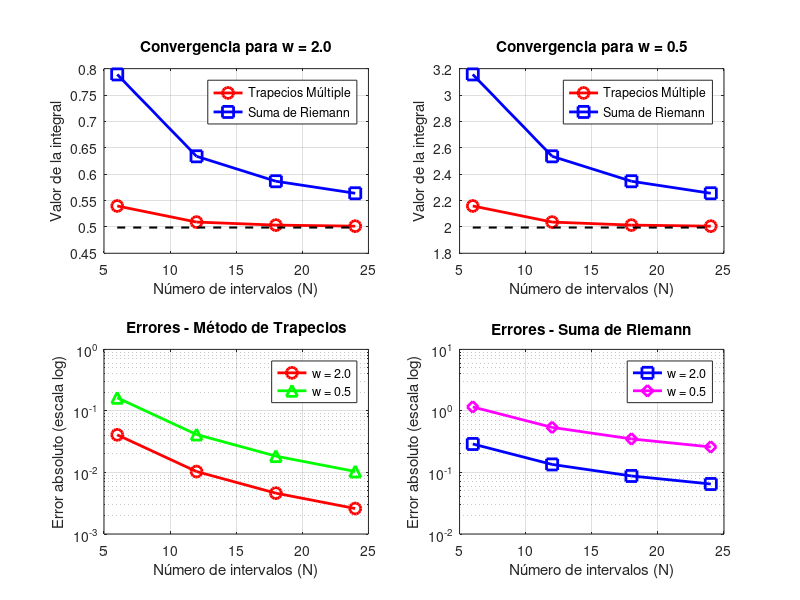
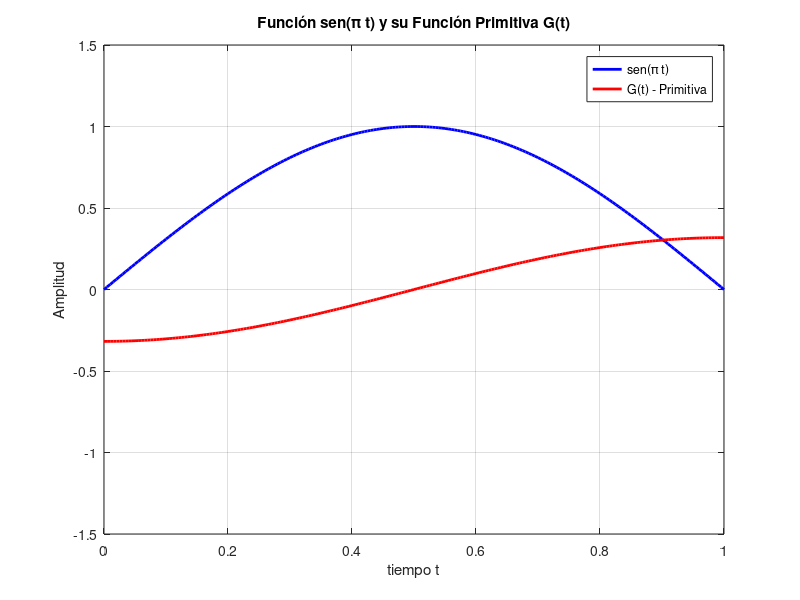
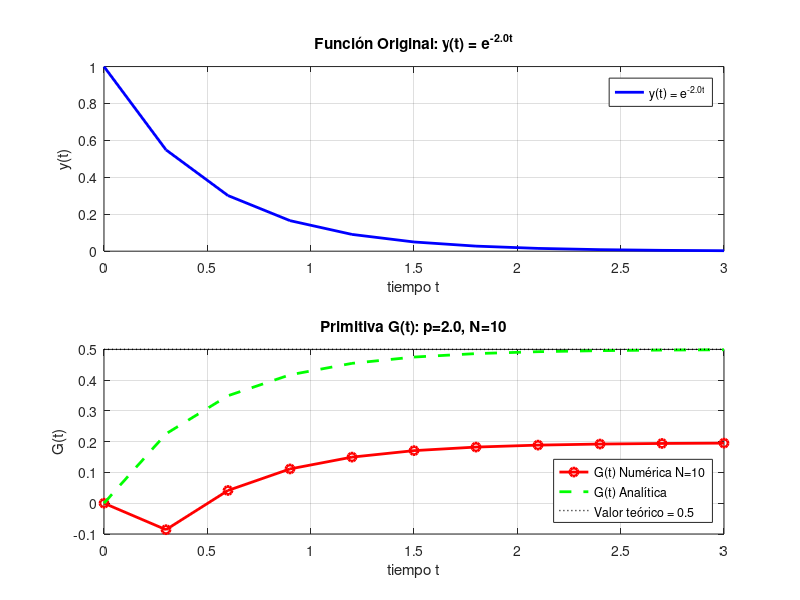
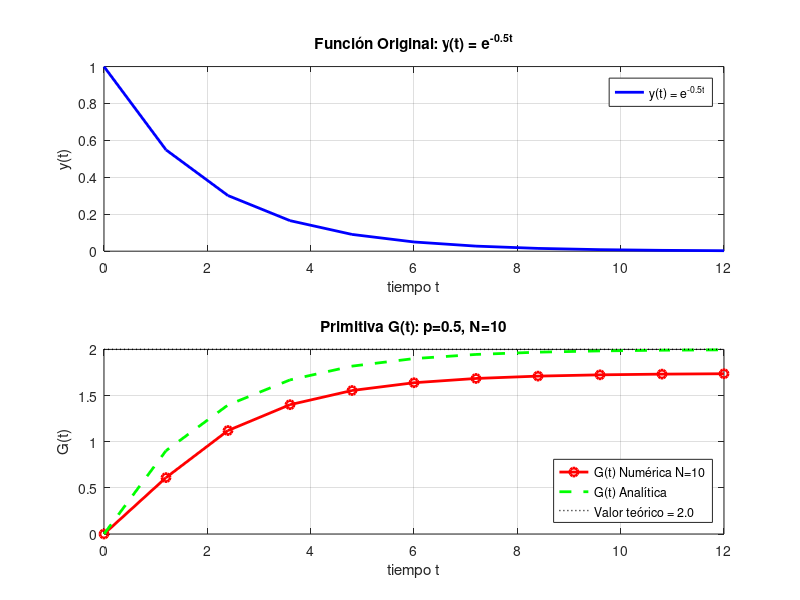

These figures' MATLAB source, in order:
% Trabajo Práctico N°1 - Integración Numérica
% Ejercicio 1: Regla del Trapecio

function TP1
    clear; clc; close all;

    % Función a integrar: sin(πt)
    f = @(t) sin(pi*t);

    a = 0;
    b = 0.5;

    % Valores de n (número de subdivisiones)
    valores_n = [10, 20, 40, 80];

    fprintf('=== EJERCICIO 1: REGLA DEL TRAPECIO ===\n');
    fprintf('Integración de sen(πt) en 1/4 del período\n\n');

    % ∫[0,0.5] sen(πt)dt = [-cos(πt)/π] desde 0 hasta 0.5 = 1/π
    integral_exacta = 1/pi;

    fprintf('Función: sin(πt)\n');
    fprintf('Intervalo: [%.1f, %.1f]\n', a, b);
    fprintf('Integral exacta: 1/π = %.8f\n\n', integral_exacta);

    % TABLA 1: SUMA DE RIEMANN (Im)
    fprintf('TABLA 1: SUMA DE RIEMANN (Im)\n');
    fprintf('%-5s %-8s %-15s %-12s %-10s %-10s %-10s\n', 'N', 'Δt', 'Im(Δt)', 'Error', 'Log(Δt)', 'Log(Er)', 'Pendiente');
    fprintf('%-5s %-8s %-15s %-12s %-10s %-10s %-10s\n', '---', '-----', '-------', '-----', '-------', '-------', '--------');

    % Vectores para almacenar resultados de Riemann
    delta_t_r = zeros(1, length(valores_n));
    errores_r = zeros(1, length(valores_n));

    for i = 1:length(valores_n)
        n = valores_n(i);
        dt = (b-a)/n;  % Δt
        resultado_riemann = suma_riemann(f, a, b, n);
        error_riemann = abs(resultado_riemann - integral_exacta);

        delta_t_r(i) = dt;
        errores_r(i) = error_riemann;

        % Calcular logaritmos
        log_dt = log10(dt);
        log_er = log10(error_riemann);

        % Calcular pendiente (orden de error) con el punto anterior
        if i > 1
            pendiente = (log_er - log10(errores_r(i-1))) / (log_dt - log10(delta_t_r(i-1)));
            fprintf('%-5d %-8.5f %-15.8f %-12.6f %-10.5f %-10.5f %-10.6f\n', n, dt, resultado_riemann, error_riemann, log_dt, log_er, pendiente);
        else
            fprintf('%-5d %-8.5f %-15.8f %-12.6f %-10.5f %-10.5f %-10s\n', n, dt, resultado_riemann, error_riemann, log_dt, log_er, '---');
        end
    end

    fprintf('\n');

    % TABLA 2: TRAPECIOS MÚLTIPLE (ITrap)
    fprintf('TABLA 2: TRAPECIOS MÚLTIPLE (ITrap)\n');
    fprintf('%-5s %-8s %-15s %-12s %-10s %-10s %-10s\n', 'N', 'Δt', 'ITrap(Δt)', 'Error', 'Log(Δt)', 'Log(Er)', 'Pendiente');
    fprintf('%-5s %-8s %-15s %-12s %-10s %-10s %-10s\n', '---', '-----', '-------', '-----', '-------', '-------', '--------');

    % Vectores para almacenar resultados de Trapecios
    delta_t = zeros(1, length(valores_n));
    errores = zeros(1, length(valores_n));

    for i = 1:length(valores_n)
        n = valores_n(i);
        dt = (b-a)/n;  % Δt
        resultado = regla_trapecio(f, a, b, n);
        error = abs(resultado - integral_exacta);

        delta_t(i) = dt;
        errores(i) = error;

        % Calcular logaritmos
        log_dt = log10(dt);
        log_er = log10(error);

        % Calcular pendiente (orden de error) con el punto anterior
        if i > 1
            pendiente = (log_er - log10(errores(i-1))) / (log_dt - log10(delta_t(i-1)));
            fprintf('%-5d %-8.5f %-15.8f %-12.6f %-10.5f %-10.5f %-10.6f\n', n, dt, resultado, error, log_dt, log_er, pendiente);
        else
            fprintf('%-5d %-8.5f %-15.8f %-12.6f %-10.5f %-10.5f %-10s\n', n, dt, resultado, error, log_dt, log_er, '---');
        end
    end
    fprintf('\n\n');
    ej2();
    fprintf('\n\n');
    fprintf('\n\n');
    ej3();
    fprintf('\n\n');
    fprintf('\n\n');
    ej4();
    fprintf('\n\n');
    fprintf('\n\n');
    ej5();
    fprintf('\n\n');
    fprintf('\n\n');
    ej6();
    fprintf('\n\n');
    fprintf('\n\n');
    ej7();
end

% Función para implementar la Regla del Trapecio
function integral_aproximada = regla_trapecio(f, a, b, n)
    % f: función a integrar
    % a: límite inferior
    % b: límite superior
    % n: número de subdivisiones
    h = (b-a)/n;
    suma = f(a) + f(b);
    for i=1:n-1
      suma = suma+2*f(a+i*h);
    end
      integral_aproximada = (h/2) * suma;
end

% Ejercicio 2 Método de Simpson Múltiple
function ej2()
    format long;  % 8 decimales

    % Función a integrar: sin(πt)
    a = 0;
    b = 0.5;
    integral_exacta = 1/pi;
    valores_n = [4, 6, 8, 12];

    fprintf('=== EJERCICIO 2: REGLA DE SIMPSON MÚLTIPLE ===\n\n');
    fprintf('Función: sin(πt)\n');
    fprintf('Intervalo: [%.1f, %.1f]\n', a, b);
    fprintf('Integral exacta: 1/π = %.8f\n\n', integral_exacta);

    % Tabla de resultados
    fprintf('%-5s %-8s %-15s %-12s %-10s %-10s %-10s\n', 'N', 'Δt', 'ISim', 'Error', 'Log(Δt)', 'Log(Er)', 'Pendiente');
    fprintf('%-5s %-8s %-15s %-12s %-10s %-10s %-10s\n', '---', '-----', '-------', '-----', '-------', '-------', '--------');

    % Vectores para análisis de convergencia
    delta_t = zeros(1, length(valores_n));
    errores = zeros(1, length(valores_n));

    for i = 1:length(valores_n)
        N = valores_n(i);
        dt = (b-a)/N;

        % Discretización del intervalo
        tg = linspace(a, b, N+1);
        yg = sin(pi*tg);

        % Algoritmo de Simpson Múltiple
        ISim = 0;
        for k = 2:2:N
            ISim = ISim + dt*(yg(k-1) + 4*yg(k) + yg(k+1))/3;
        end

        % Calcular error
        error_simpson = abs(ISim - integral_exacta);

        % Almacenar para análisis de convergencia
        delta_t(i) = dt;
        errores(i) = error_simpson;

        % Mostrar resultados en tabla
        log_dt = log10(dt);
        log_er = log10(error_simpson);

        if i > 1
            pendiente = (log_er - log10(errores(i-1))) / (log_dt - log10(delta_t(i-1)));
            fprintf('%-5d %-8.5f %-15.8f %-12.6e %-10.5f %-10.5f %-10.6f\n', N, dt, ISim, error_simpson, log_dt, log_er, pendiente);
        else
            fprintf('%-5d %-8.5f %-15.8f %-12.6e %-10.5f %-10.5f %-10s\n', N, dt, ISim, error_simpson, log_dt, log_er, '---');
        end
    end
end

% Función para implementar la Suma de Riemann
function integral_aproximada = suma_riemann(f, a, b, n)
    % f: función a integrar
    % a: límite inferior
    % b: límite superior
    % n: número de subdivisiones
    h = (b-a)/n;
    suma = 0;
    for i = 0:n-1  % Suma de Riemann usa N puntos (0 a N-1)
        suma = suma + f(a + i*h);
    end
    integral_aproximada = h * suma;
end

% Ejercicio 3 - Integración numérica de función exponencial
function ej3()
    fprintf('=== EJERCICIO 3: INTEGRACIÓN DE FUNCIÓN EXPONENCIAL ===\n\n');

    % Integral: ∫[0,6/w] e^(-wt) dt = (1/w)(1-e^(-6))

    valores_w = [2, 0.5];  % Dos casos de estudio
    valores_n = [6, 12, 18, 24];

    % Matrices para almacenar resultados de comparación
    resultados_riemann = zeros(length(valores_w), length(valores_n));
    resultados_trapecio = zeros(length(valores_w), length(valores_n));
    errores_riemann = zeros(length(valores_w), length(valores_n));
    errores_trapecio = zeros(length(valores_w), length(valores_n));

    % Almacenar valores exactos para cada w
    valores_exactos = zeros(1, length(valores_w));
    for j = 1:length(valores_w)
      w = valores_w(j);
      fprintf('=== CASO w = %.1f ===\n', w);
      f = @(t) exp(-w*t);
      a = 0;
      b = 6/w;
      integral_exacta = (1/w)*(1-exp(-6));
      valores_exactos(j) = integral_exacta;

      fprintf('Función: e^(-%.1ft), Intervalo: [%.1f, %.1f], Integral exacta: %.6f\n\n', w, a, b, integral_exacta);

      % TABLA 1: SUMA DE RIEMANN
      fprintf('TABLA 1: SUMA DE RIEMANN (w=%.1f)\n', w);
      fprintf('%-5s %-8s %-15s %-12s %-10s %-10s %-10s\n', 'N', 'Δt', 'Im(Δt)', 'Error', 'Log(Δt)', 'Log(Er)', 'Pendiente');
      fprintf('%-5s %-8s %-15s %-12s %-10s %-10s %-10s\n', '---', '-----', '-------', '-----', '-------', '-------', '--------');

      % Vectores temporales para cada w
      delta_t_temp = zeros(1, length(valores_n));
      errores_temp = zeros(1, length(valores_n));

      for i = 1:length(valores_n)
          n = valores_n(i);
          dt = (b-a)/n;  % Δt
          resultado_riemann = suma_riemann(f, a, b, n);
          error_riemann = abs(resultado_riemann - integral_exacta);

          % Almacenar en matrices de comparación
          resultados_riemann(j, i) = resultado_riemann;
          errores_riemann(j, i) = error_riemann;

          % Almacenar en vectores temporales para análisis
          delta_t_temp(i) = dt;
          errores_temp(i) = error_riemann;

          % Calcular logaritmos
          log_dt = log10(dt);
          log_er = log10(error_riemann);

          % Calcular pendiente (orden de error) con el punto anterior
          if i > 1
              pendiente = (log_er - log10(errores_temp(i-1))) / (log_dt - log10(delta_t_temp(i-1)));
              fprintf('%-5d %-8.5f %-15.8f %-12.6f %-10.5f %-10.5f %-10.6f\n', n, dt, resultado_riemann, error_riemann, log_dt, log_er, pendiente);
          else
              fprintf('%-5d %-8.5f %-15.8f %-12.6f %-10.5f %-10.5f %-10s\n', n, dt, resultado_riemann, error_riemann, log_dt, log_er, '---');
          end
      end

      fprintf('\n');

      % TABLA 2: TRAPECIOS MÚLTIPLE (ITrap)
      fprintf('TABLA 2: TRAPECIOS MÚLTIPLE (w=%.1f)\n', w);
      fprintf('%-5s %-8s %-15s %-12s %-10s %-10s %-10s\n', 'N', 'Δt', 'ITrap(Δt)', 'Error', 'Log(Δt)', 'Log(Er)', 'Pendiente');
      fprintf('%-5s %-8s %-15s %-12s %-10s %-10s %-10s\n', '---', '-----', '-------', '-----', '-------', '-------', '--------');

      % Reinicializar vectores temporales para Trapecios
      delta_t_temp = zeros(1, length(valores_n));
      errores_temp = zeros(1, length(valores_n));

      for i = 1:length(valores_n)
          n = valores_n(i);
          dt = (b-a)/n;  % Δt
          resultado_trapecio = regla_trapecio(f, a, b, n);
          error_trapecio = abs(resultado_trapecio - integral_exacta);

          % Almacenar en matrices de comparación
          resultados_trapecio(j, i) = resultado_trapecio;
          errores_trapecio(j, i) = error_trapecio;

          % Almacenar en vectores temporales para análisis
          delta_t_temp(i) = dt;
          errores_temp(i) = error_trapecio;

          % Calcular logaritmos
          log_dt = log10(dt);
          log_er = log10(error_trapecio);

          % Calcular pendiente (orden de error) con el punto anterior
          if i > 1
              pendiente = (log_er - log10(errores_temp(i-1))) / (log_dt - log10(delta_t_temp(i-1)));
              fprintf('%-5d %-8.5f %-15.8f %-12.6f %-10.5f %-10.5f %-10.6f\n', n, dt, resultado_trapecio, error_trapecio, log_dt, log_er, pendiente);
          else
              fprintf('%-5d %-8.5f %-15.8f %-12.6f %-10.5f %-10.5f %-10s\n', n, dt, resultado_trapecio, error_trapecio, log_dt, log_er, '---');
          end
      end

      fprintf('\n\n');
    end

    % ========== COMPARACIÓN Y GRÁFICOS ==========
    fprintf('=== ANÁLISIS COMPARATIVO ===\n');
    crear_graficos_comparacion(valores_w, valores_n, resultados_riemann, resultados_trapecio, valores_exactos);
end

% Función para crear gráficos comparativos del Ejercicio 3
function crear_graficos_comparacion(valores_w, valores_n, resultados_riemann, resultados_trapecio, valores_exactos)
    % Configurar toolkit gráfico recomendado por Octave
    % graphics_toolkit('qt');  % Comentado - usar toolkit por defecto disponible

    % Crear figura con subplots para comparación
    figure('Name', 'Ejercicio 3: Comparación de Métodos vs w', 'Position', [100, 100, 1200, 800]);

    % Subplot 1: Convergencia para w=2
    subplot(2,2,1);
    plot(valores_n, resultados_trapecio(1,:), 'r-o', 'LineWidth', 2, 'MarkerSize', 8);
    hold on;
    plot(valores_n, resultados_riemann(1,:), 'b-s', 'LineWidth', 2, 'MarkerSize', 8);
    plot([min(valores_n), max(valores_n)], [valores_exactos(1), valores_exactos(1)], 'k--', 'LineWidth', 1.5);
    title('Convergencia para w = 2.0');
    xlabel('Número de intervalos (N)');
    ylabel('Valor de la integral');
    legend('Trapecios Múltiple', 'Suma de Riemann', 'Location', 'northeast');
    grid on;

    % Subplot 2: Convergencia para w=0.5
    subplot(2,2,2);
    plot(valores_n, resultados_trapecio(2,:), 'r-o', 'LineWidth', 2, 'MarkerSize', 8);
    hold on;
    plot(valores_n, resultados_riemann(2,:), 'b-s', 'LineWidth', 2, 'MarkerSize', 8);
    plot([min(valores_n), max(valores_n)], [valores_exactos(2), valores_exactos(2)], 'k--', 'LineWidth', 1.5);
    title('Convergencia para w = 0.5');
    xlabel('Número de intervalos (N)');
    ylabel('Valor de la integral');
    legend('Trapecios Múltiple', 'Suma de Riemann', 'Location', 'northeast');
    grid on;

    % Subplot 3: Comparación de errores para Trapecios
    subplot(2,2,3);
    errores_trap_w2 = abs(resultados_trapecio(1,:) - valores_exactos(1));
    errores_trap_w05 = abs(resultados_trapecio(2,:) - valores_exactos(2));
    semilogy(valores_n, errores_trap_w2, 'r-o', 'LineWidth', 2, 'MarkerSize', 8);
    hold on;
    semilogy(valores_n, errores_trap_w05, 'g-^', 'LineWidth', 2, 'MarkerSize', 8);
    title('Errores - Método de Trapecios');
    xlabel('Número de intervalos (N)');
    ylabel('Error absoluto (escala log)');
    legend('w = 2.0', 'w = 0.5', 'Location', 'northeast');
    grid on;

    % Subplot 4: Comparación de errores para Riemann
    subplot(2,2,4);
    errores_riem_w2 = abs(resultados_riemann(1,:) - valores_exactos(1));
    errores_riem_w05 = abs(resultados_riemann(2,:) - valores_exactos(2));
    semilogy(valores_n, errores_riem_w2, 'b-s', 'LineWidth', 2, 'MarkerSize', 8);
    hold on;
    semilogy(valores_n, errores_riem_w05, 'm-d', 'LineWidth', 2, 'MarkerSize', 8);
    title('Errores - Suma de Riemann');
    xlabel('Número de intervalos (N)');
    ylabel('Error absoluto (escala log)');
    legend('w = 2.0', 'w = 0.5', 'Location', 'northeast');
    grid on;

    % Análisis textual de la comparación
    fprintf('CONCLUSIONES DEL ANÁLISIS COMPARATIVO:\n');
    fprintf('=====================================\n\n');

    % Comparar convergencia entre métodos
    error_final_trap_w2 = errores_trap_w2(end);
    error_final_riem_w2 = errores_riem_w2(end);
    error_final_trap_w05 = errores_trap_w05(end);
    error_final_riem_w05 = errores_riem_w05(end);

    fprintf('1. PRECISIÓN FINAL (N=24):\n');
    fprintf('   w=2.0:  Trapecios = %.2e, Riemann = %.2e\n', error_final_trap_w2, error_final_riem_w2);
    fprintf('   w=0.5:  Trapecios = %.2e, Riemann = %.2e\n\n', error_final_trap_w05, error_final_riem_w05);

    fprintf('2. IMPACTO DEL PARÁMETRO w:\n');
    if error_final_trap_w2 < error_final_trap_w05
        fprintf('   - Trapecios converge MEJOR con w=2.0 (decaimiento rápido)\n');
    else
        fprintf('   - Trapecios converge MEJOR con w=0.5 (decaimiento lento)\n');
    end

    if error_final_riem_w2 < error_final_riem_w05
        fprintf('   - Riemann converge MEJOR con w=2.0 (decaimiento rápido)\n\n');
    else
        fprintf('   - Riemann converge MEJOR con w=0.5 (decaimiento lento)\n\n');
    end

    fprintf('3. COMPARACIÓN ENTRE MÉTODOS:\n');
    if error_final_trap_w2 < error_final_riem_w2
        fprintf('   - Para w=2.0: TRAPECIOS es más preciso\n');
    else
        fprintf('   - Para w=2.0: RIEMANN es más preciso\n');
    end

    if error_final_trap_w05 < error_final_riem_w05
        fprintf('   - Para w=0.5: TRAPECIOS es más preciso\n\n');
    else
        fprintf('   - Para w=0.5: RIEMANN es más preciso\n\n');
    end
end

% Ejercicio 4 - Integración de funciones trigonométricas - Ortogonalidad
function ej4()
    fprintf('=== EJERCICIO 4: INTEGRACIÓN DE FUNCIONES TRIGONOMÉTRICAS ===\n\n');
    fprintf('Verificación de propiedades de ortogonalidad\n\n');

    % Valores de N según el PDF (parte c): "N=10; 20; 30; 40"
    valores_n = [10, 20, 30, 40];

    % Casos de prueba específicos del PDF
    casos_ortogonalidad = [
        % [k, m, tipo] donde tipo: 1=sin*cos, 2=sin*sin, 3=cos*cos
        1, 1, 1;   % sin(θ)*cos(θ) - debe dar 0
        1, 2, 1;   % sin(θ)*cos(2θ) - debe dar 0
        1, 1, 2;   % sin(θ)*sin(θ) - debe dar π
        2, 2, 2;   % sin(2θ)*sin(2θ) - debe dar π
        1, 2, 2;   % sin(θ)*sin(2θ) - debe dar 0
        0, 0, 3;   % cos(0)*cos(0) = 1*1 - debe dar 2π
        1, 1, 3;   % cos(θ)*cos(θ) - debe dar π
        1, 2, 3;   % cos(θ)*cos(2θ) - debe dar 0
    ];

    fprintf('Casos de verificación de ortogonalidad:\n');
    fprintf('=====================================\n\n');

    % TODO(human): Implementa la verificación de ortogonalidad según el PDF
    % Para cada caso en casos_ortogonalidad:
    %   1. Extrae k, m, tipo: k=casos_ortogonalidad(i,1), m=casos_ortogonalidad(i,2), tipo=casos_ortogonalidad(i,3)
    %   2. Define función según tipo: @(theta) sin(k*theta).*cos(m*theta), etc.
    %   3. Calcula valor teórico según reglas del PDF
    %   4. Para cada N: aplica regla_trapecio y suma_riemann en [0, 2π]
    %   5. Muestra tabla comparativa con errores y analiza convergencia
    for i = 1: length(casos_ortogonalidad)
      k = casos_ortogonalidad(i, 1);
      m = casos_ortogonalidad(i, 2);
      t = casos_ortogonalidad(i, 3);
      % Crea la función según el tipo
      if t == 1
        f = @(theta) sin(k*theta) .* cos(m*theta);
      elseif t == 2
        f = @(theta) sin(k*theta) .* sin(m*theta);
      elseif t == 3
        f = @(theta) cos(k*theta) .* cos(m*theta);
      end

      % Calcular valor teórico
      if t == 1
        valor_teorico = 0;
      elseif t == 2
        if k == 0 && m == 0
          valor_teorico = 0;
        elseif k == m && k ~= 0
          valor_teorico = (2*pi)/2;
        else
          valor_teorico = 0;
        end
      elseif t == 3
        if k == 0 && m == 0
          valor_teorico = 2*pi;
        elseif k == m && k ~= 0
          valor_teorico = (2*pi)/2;
        else
          valor_teorico = 0;
        end
      end
      % Mostrar información del caso
      fprintf('Caso %d: ', i);
      if t == 1
          fprintf('sin(%dθ) × cos(%dθ) = %.4f (teórico)\n', k, m, valor_teorico);
      elseif t == 2
          fprintf('sin(%dθ) × sin(%dθ) = %.4f (teórico)\n', k, m, valor_teorico);
      elseif t == 3
          fprintf('cos(%dθ) × cos(%dθ) = %.4f (teórico)\n', k, m, valor_teorico);
      end
      for j = 1:length(valores_n)
        N = valores_n(j);

        % Aplicando métodos en intervalos [0, 2π]
        resultado_trapecio = regla_trapecio(f, 0, 2*pi, N);
        resultado_riemann = suma_riemann(f, 0, 2*pi, N);

        % Calcular errores
        error_trapecio = abs(resultado_trapecio - valor_teorico);
        error_riemann = abs(resultado_riemann - valor_teorico);

        % Mostrar resultados
        fprintf('  N=%2d: Trapecio=%.6f (err=%.2e), Riemann=%.6f (err=%.2e)\n', ...
                N, resultado_trapecio, error_trapecio, resultado_riemann, error_riemann);
      end
      fprintf('\n');
    end
end

% Ejercicio 5 - Obtención de la función integral de sen(pi*t)
function ej5()
    format long;  % 8 decimales según especificación

    fprintf('=== EJERCICIO 5: OBTENCIÓN DE LA FUNCIÓN INTEGRAL DE sen(π t) ===\n\n');
    fprintf('Búsqueda de la función primitiva G(t) tal que dG(t)/dt = sen(π t)\n');
    fprintf('Condición inicial: G(0) = -1/π\n\n');

    %% PARTE A: Verificación de equivalencia con N=5 usando datos exactos del PDF
    fprintf('=== PARTE A: Verificación de equivalencia con N=5 ===\n');
    N = 5;
    dt = 0.1;  % Δt = 0.5/5 = 0.1

    % DATOS EXACTOS del PDF (página 7)
    tg = [0.00000, 0.10000, 0.20000, 0.30000, 0.40000, 0.50000];
    yg = [0.00000, 0.30902, 0.58779, 0.80902, 0.95106, 1.00000];

    fprintf('Datos exactos del PDF:\n');
    fprintf('tg = [%.5f %.5f %.5f %.5f %.5f %.5f]\n', tg);
    fprintf('yg = [%.5f %.5f %.5f %.5f %.5f %.5f]\n\n', yg);

    % Método 1: Formulación matricial EXACTA del PDF
    fprintf('--- Método 1: Formulación Matricial del PDF ---\n');
    Gd_matricial = calcular_primitiva_matricial(yg, dt, N);

    fprintf('Resultados método matricial:\n');
    for i = 1:length(Gd_matricial)
        fprintf('Gd(%d) = %.8f\n', i, Gd_matricial(i));
    end
    fprintf('\n');

    % Método 2: Algoritmo iterativo EXACTO del PDF
    fprintf('--- Método 2: Algoritmo Iterativo del PDF ---\n');
    Gd_iterativo = calcular_primitiva_iterativo(yg, dt, N);

    fprintf('Resultados método iterativo:\n');
    for i = 1:length(Gd_iterativo)
        fprintf('Gd(%d) = %.8f\n', i, Gd_iterativo(i));
    end
    fprintf('\n');

    % Verificar equivalencia (punto a del PDF)
    diferencia_maxima = max(abs(Gd_matricial - Gd_iterativo));
    fprintf('--- Verificación de Equivalencia (Punto a del PDF) ---\n');
    fprintf('Diferencia máxima entre métodos: %.2e\n', diferencia_maxima);
    if diferencia_maxima < 1e-12
        fprintf('✓ EQUIVALENCIA VERIFICADA: Los métodos son equivalentes\n\n');
    else
        fprintf('✗ ERROR: Los métodos NO son equivalentes\n');
        fprintf('Diferencias por elemento:\n');
        for i = 1:length(Gd_matricial)
            diff = abs(Gd_matricial(i) - Gd_iterativo(i));
            fprintf('  Gd(%d): Matricial = %.8f, Iterativo = %.8f, Diff = %.2e\n', ...
                    i, Gd_matricial(i), Gd_iterativo(i), diff);
        end
        fprintf('\n');
    end

    %% PARTE B: Visualización con N=200
    fprintf('=== PARTE B: Visualización Gráfica con N=200 ===\n');
    N_grafico = 200;
    dt_periodo = 1/N_grafico;  % Para período completo [0,1]

    % Para visualización completa de un período [0,1] como especifica el PDF
    t_periodo = linspace(0, 1, N_grafico+1);  % Período completo [0,1]
    y_periodo = sin(pi*t_periodo);

    % Calcular primitiva para período completo usando algoritmo iterativo del PDF
    G_periodo = calcular_primitiva_iterativo_PDF(y_periodo, dt_periodo, N_grafico);

    % Crear visualización gráfica
    crear_grafica_primitiva(t_periodo, y_periodo, G_periodo);

    fprintf('Gráfica generada mostrando:\n');
    fprintf('- Azul: función original sen(π t) en un período completo [0,1]\n');
    fprintf('- Rojo: función primitiva G(t)\n\n');
end
% Función para calcular primitiva usando formulación matricial EXACTA del PDF
function Gd = calcular_primitiva_matricial(yg, dt, N)
    % Implementa la formulación matricial EXACTA mostrada en la página 7 del PDF:
    % Gd = (-1/π)*[1;1;1;1;1;1] + (Δt/2) * matriz_triangular * yg

    % Vector condición inicial
    G0 = -1/pi;
    vector_unos = ones(N+1, 1);

    % Matriz triangular EXACTA del PDF (página 7):
    % ⎡0 0 0 0 0 0⎤
    % ⎢1 1 0 0 0 0⎥
    % ⎢1 2 1 0 0 0⎥
    % ⎢1 2 2 1 0 0⎥
    % ⎢1 2 2 2 1 0⎥
    % ⎣1 2 2 2 2 1⎦

    matriz_triangular = zeros(N+1, N+1);

    % Construir matriz triangular según el patrón del PDF
    for i = 1:N+1  % filas
        for j = 1:N+1  % columnas
            if i == 1
                matriz_triangular(i, j) = 0;  % Primera fila toda ceros
            elseif j == 1
                matriz_triangular(i, j) = 1;  % Primera columna (excepto fila 1) todos unos
            elseif j == i
                matriz_triangular(i, j) = 1;  % Diagonal todos unos
            elseif j < i
                matriz_triangular(i, j) = 2;  % Parte triangular inferior todos doses
            else
                matriz_triangular(i, j) = 0;  % Parte triangular superior todos ceros
            end
        end
    end

    % Aplicar la fórmula del PDF: Gd = G0*[1;1;...] + (dt/2)*matriz*yg
    yg_column = yg(:);  % Asegurar que yg es vector columna
    Gd = G0 * vector_unos + (dt/2) * matriz_triangular * yg_column;
end

% Función para calcular primitiva usando algoritmo iterativo EXACTO del PDF
function Gd = calcular_primitiva_iterativo(yg, dt, N)
    % Algoritmo EXACTO según especificación del PDF (página 7):
    % Gd(1) = -1/π; Trap=0;
    % for k=1:N
    %   Trap = dt*(yg(k)+yg(k+1))/2;
    %   Gd(k+1) = Gd(k) + Trap
    % end
    % Nota: El PDF tiene un error tipográfico (dice -1/w pero debe ser -1/π)

    Gd = zeros(N+1, 1);
    Gd(1) = -1/pi;  % Condición inicial (corrigiendo error tipográfico del PDF)
    Trap = 0;

    for k = 1:N
        Trap = dt * (yg(k) + yg(k+1)) / 2;
        Gd(k+1) = Gd(k) + Trap;
    end
end

%Función para calcular primitiva usando formulación matricial EXACTA del PDF
function Gd = calcular_primitiva_matricial_PDF(yg, dt, N)
    % Implementa la formulación matricial EXACTA mostrada en la página 7 del PDF:
    % Gd = (-1/π)*[1;1;1;1;1;1] + (Δt/2) * matriz_triangular * yg

    % Vector condición inicial
    G0 = -1/pi;
    vector_unos = ones(N+1, 1);

    % Matriz triangular EXACTA del PDF (página 7):
    % ⎡0 0 0 0 0 0⎤
    % ⎢1 1 0 0 0 0⎥
    % ⎢1 2 1 0 0 0⎥
    % ⎢1 2 2 1 0 0⎥
    % ⎢1 2 2 2 1 0⎥
    % ⎣1 2 2 2 2 1⎦

    matriz_triangular = zeros(N+1, N+1);

    % Construir matriz triangular según el patrón del PDF
    for i = 1:N+1  % filas
        for j = 1:N+1  % columnas
            if i == 1
                matriz_triangular(i, j) = 0;  % Primera fila toda ceros
            elseif j == 1
                matriz_triangular(i, j) = 1;  % Primera columna (excepto fila 1) todos unos
            elseif j == i
                matriz_triangular(i, j) = 1;  % Diagonal todos unos
            elseif j < i
                matriz_triangular(i, j) = 2;  % Parte triangular inferior todos doses
            else
                matriz_triangular(i, j) = 0;  % Parte triangular superior todos ceros
            end
        end
    end

    % Aplicar la fórmula del PDF: Gd = G0*[1;1;...] + (dt/2)*matriz*yg
    yg_column = yg(:);  % Asegurar que yg es vector columna
    Gd = G0 * vector_unos + (dt/2) * matriz_triangular * yg_column;
end

% Función para calcular primitiva usando algoritmo iterativo EXACTO del PDF
function Gd = calcular_primitiva_iterativo_PDF(yg, dt, N)
    % Algoritmo EXACTO según especificación del PDF (página 7):
    % Gd(1) = -1/π; Trap=0;
    % for k=1:N
    %   Trap = dt*(yg(k)+yg(k+1))/2;
    %   Gd(k+1) = Gd(k) + Trap
    % end
    % Nota: El PDF tiene un error tipográfico (dice -1/w pero debe ser -1/π)

    Gd = zeros(N+1, 1);
    Gd(1) = -1/pi;  % Condición inicial (corrigiendo error tipográfico del PDF)
    Trap = 0;

    for k = 1:N
        Trap = dt * (yg(k) + yg(k+1)) / 2;
        Gd(k+1) = Gd(k) + Trap;
    end
end


% Función para crear la gráfica comparativa
function crear_grafica_primitiva(t, y_funcion, G_primitiva)
    figure('Name', 'Ejercicio 5: Función sen(π t) y su Primitiva', 'Position', [100, 100, 1000, 600]);

    plot(t, y_funcion, 'b-', 'LineWidth', 2, 'DisplayName', 'sen(π t)');
    hold on;
    plot(t, G_primitiva, 'r-', 'LineWidth', 2, 'DisplayName', 'G(t) - Primitiva');

    title('Función sen(π t) y su Función Primitiva G(t)');
    xlabel('tiempo t');
    ylabel('Amplitud');
    legend('Location', 'northeast');
    grid on;

    % Configurar ejes para mejor visualización
    axis([0 1 -1.5 1.5]);

    fprintf('Gráfica generada mostrando:\n');
    fprintf('- Azul: función original sen(π t)\n');
    fprintf('- Rojo: función primitiva G(t)\n\n');
end

% Ejercicio 6 - Obtención de la función integral de y(t) = e^(-pt)
function ej6()
    format long;

    fprintf('=== EJERCICIO 6: OBTENCIÓN DE LA FUNCIÓN INTEGRAL DE y(t) = e^(-pt) ===\n\n');
    fprintf('Función: y(t) = e^(-pt)\n');
    fprintf('Primitiva analítica: G(t) = (1/p)(1 - e^(-pt)), G(0) = 0\n\n');

    %% CASO 1: p = 2, N = 10
    fprintf('=== CASO 1: p = 2, N = 10 ===\n');
    p1 = 2;
    N1 = 10;
    t_final1 = 3;  % Dominio [0,3] para capturar ~99% del decaimiento
    dt1 = t_final1 / N1;

    % Discretización
    t1 = linspace(0, t_final1, N1+1);
    y1 = exp(-p1 * t1);

    % Calcular primitiva numérica
    G1_numerica = calcular_primitiva_iterativo_PDF(y1, dt1, N1);
    G1_numerica(1) = 0;  % Condición inicial G(0) = 0 para este ejercicio

    % Primitiva analítica
    G1_analitica = (1/p1) * (1 - exp(-p1 * t1));

    % Generar gráfica
    crear_grafica_ejercicio6(t1, y1, G1_numerica, G1_analitica, p1, N1, 1);

    %% CASO 2: p = 0.5, N = 10
    fprintf('=== CASO 2: p = 0.5, N = 10 ===\n');
    p2 = 0.5;
    N2 = 10;
    t_final2 = 12;  % Dominio [0,12] para decaimiento lento
    dt2 = t_final2 / N2;

    % Discretización
    t2 = linspace(0, t_final2, N2+1);
    y2 = exp(-p2 * t2);

    % Calcular primitiva numérica
    G2_numerica = calcular_primitiva_iterativo_PDF(y2, dt2, N2);
    G2_numerica(1) = 0;  % Condición inicial G(0) = 0

    % Primitiva analítica
    G2_analitica = (1/p2) * (1 - exp(-p2 * t2));

    % Valor teórico en estado estacionario
    valor_teorico = 1/p2;  % = 2
    valor_numerico_final = G2_numerica(end);

    fprintf('Valor teórico en estado estacionario: %.6f\n', valor_teorico);
    fprintf('Valor numérico final (N=10): %.6f\n', valor_numerico_final);
    fprintf('Error absoluto: %.6f\n', abs(valor_numerico_final - valor_teorico));
    fprintf('Como se esperaba, el valor numérico es SUPERIOR al teórico.\n\n');

    % Generar gráfica
    crear_grafica_ejercicio6(t2, y2, G2_numerica, G2_analitica, p2, N2, 2);

    %% CASO 3: p = 0.5, N = 20
    fprintf('=== CASO 3: p = 0.5, N = 20 ===\n');
    p3 = 0.5;
    N3 = 20;
    t_final3 = 12;  % Mismo dominio
    dt3 = t_final3 / N3;

    % Discretización
    t3 = linspace(0, t_final3, N3+1);
    y3 = exp(-p3 * t3);

    % Calcular primitiva numérica
    G3_numerica = calcular_primitiva_iterativo_PDF(y3, dt3, N3);
    G3_numerica(1) = 0;  % Condición inicial G(0) = 0

    % Primitiva analítica
    G3_analitica = (1/p3) * (1 - exp(-p3 * t3));

    % Valor teórico en estado estacionario
    valor_numerico_final_N20 = G3_numerica(end);

    fprintf('Valor teórico en estado estacionario: %.6f\n', valor_teorico);
    fprintf('Valor numérico final (N=20): %.6f\n', valor_numerico_final_N20);
    fprintf('Error absoluto: %.6f\n', abs(valor_numerico_final_N20 - valor_teorico));
    fprintf('Como se esperaba, la diferencia con el valor teórico DISMINUYE.\n\n');

    % Generar gráfica
    crear_grafica_ejercicio6(t3, y3, G3_numerica, G3_analitica, p3, N3, 3);

    %% COMPARACIÓN DE CONVERGENCIA
    fprintf('=== COMPARACIÓN DE CONVERGENCIA ===\n');
    fprintf('Error N=10:  %.6f\n', abs(valor_numerico_final - valor_teorico));
    fprintf('Error N=20:  %.6f\n', abs(valor_numerico_final_N20 - valor_teorico));
    fprintf('Mejora:     %.2fx\n', abs(valor_numerico_final - valor_teorico) / abs(valor_numerico_final_N20 - valor_teorico));
end

% Función auxiliar para crear gráficas del ejercicio 6
function crear_grafica_ejercicio6(t, y_funcion, G_numerica, G_analitica, p, N, caso_num)
    figure('Name', sprintf('Ejercicio 6 - Caso %d: p=%.1f, N=%d', caso_num, p, N), ...
           'Position', [100 + caso_num*50, 100 + caso_num*50, 1000, 600]);

    subplot(2,1,1);
    plot(t, y_funcion, 'b-', 'LineWidth', 2, 'DisplayName', sprintf('y(t) = e^{-%.1ft}', p));
    title(sprintf('Función Original: y(t) = e^{-%.1ft}', p));
    xlabel('tiempo t');
    ylabel('y(t)');
    legend('Location', 'northeast');
    grid on;

    subplot(2,1,2);
    plot(t, G_numerica, 'ro-', 'LineWidth', 2, 'MarkerSize', 6, 'DisplayName', sprintf('G(t) Numérica N=%d', N));
    hold on;
    plot(t, G_analitica, 'g--', 'LineWidth', 2, 'DisplayName', 'G(t) Analítica');

    % Marcar valor en estado estacionario
    valor_teorico = 1/p;
    plot([0, t(end)], [valor_teorico, valor_teorico], 'k:', 'LineWidth', 1, ...
         'DisplayName', sprintf('Valor teórico = %.1f', valor_teorico));

    title(sprintf('Primitiva G(t): p=%.1f, N=%d', p, N));
    xlabel('tiempo t');
    ylabel('G(t)');
    legend('Location', 'southeast');
    grid on;

    fprintf('Gráfica generada para caso %d: p=%.1f, N=%d\n', caso_num, p, N);
end

% Ejercicio 7 - Obtención de la función integral de y(t) = e^(-pt)sin(wt)
function ej7()
    format long;

    fprintf('=== EJERCICIO 7: OBTENCIÓN DE LA FUNCIÓN INTEGRAL DE y(t) = e^(-pt)sin(wt) ===\n\n');
    fprintf('Función: y(t) = e^(-pt)sin(wt)\n');
    fprintf('Parámetros: p = 0.5, w = 4\n');
    fprintf('Dominio: t ∈ [0, 8]\n');
    fprintf('Condición inicial: G(0) = 0\n\n');

    % Parámetros del problema
    p = 0.5;
    w = 4;
    t_final = 8;

    %% CASO 1: N = 50
    fprintf('=== CASO 1: N = 50 ===\n');
    N1 = 50;
    dt1 = t_final / N1;

    % Discretización
    t1 = linspace(0, t_final, N1+1);
    y1 = exp(-p * t1) .* sin(w * t1);

    % Calcular primitiva numérica
    G1_numerica = calcular_primitiva_iterativo_PDF(y1, dt1, N1);
    G1_numerica(1) = 0;  % Condición inicial G(0) = 0

    fprintf('Primitiva calculada con N=50\n');
    fprintf('G(0) = %.8f\n', G1_numerica(1));
    fprintf('G(8) = %.8f\n', G1_numerica(end));
    fprintf('\n');

    %% CASO 2: N = 100
    fprintf('=== CASO 2: N = 100 ===\n');
    N2 = 100;
    dt2 = t_final / N2;

    % Discretización
    t2 = linspace(0, t_final, N2+1);
    y2 = exp(-p * t2) .* sin(w * t2);

    % Calcular primitiva numérica
    G2_numerica = calcular_primitiva_iterativo_PDF(y2, dt2, N2);
    G2_numerica(1) = 0;  % Condición inicial G(0) = 0

    fprintf('Primitiva calculada con N=100\n');
    fprintf('G(0) = %.8f\n', G2_numerica(1));
    fprintf('G(8) = %.8f\n', G2_numerica(end));
    fprintf('\n');

    %% ANÁLISIS DE DIFERENCIAS CERCA DE t=0
    fprintf('=== ANÁLISIS DE DIFERENCIAS CERCA DE t=0 ===\n');

    % Interpolar G1 en los puntos de t2 para comparar
    G1_interpolada = interp1(t1, G1_numerica, t2, 'linear');

    % Calcular diferencias
    diferencias = abs(G2_numerica - G1_interpolada);

    % Encontrar diferencia máxima cerca de t=0 (primeros 10% del dominio)
    indices_cercanos_a_0 = t2 <= 0.1 * t_final;
    diferencia_maxima_t0 = max(diferencias(indices_cercanos_a_0));
    [~, idx_max] = max(diferencias(indices_cercanos_a_0));
    t_max_diff = t2(indices_cercanos_a_0);
    t_max_diff = t_max_diff(idx_max);

    fprintf('Diferencia máxima cerca de t=0: %.8f en t=%.4f\n', diferencia_maxima_t0, t_max_diff);
    fprintf('Diferencia máxima total: %.8f\n', max(diferencias));

    % Mostrar primeros valores para verificar diferencias cerca de t=0
    fprintf('\nPrimeros valores (cerca de t=0):\n');
    fprintf('t      | G_N50     | G_N100    | Diferencia\n');
    fprintf('-------|-----------|-----------|----------\n');
    for i = 1:min(6, length(t2))
        fprintf('%.3f  | %.6f  | %.6f  | %.6f\n', ...
                t2(i), G1_interpolada(i), G2_numerica(i), diferencias(i));
    end
    fprintf('\n');

    %% GENERAR GRÁFICAS COMPARATIVAS
    crear_grafica_ejercicio7(t1, y1, G1_numerica, t2, y2, G2_numerica, p, w, N1, N2);

    fprintf('Como se observa en las gráficas, existen diferencias notables\n');
    fprintf('entre ambas aproximaciones, especialmente para valores de t cercanos a 0.\n');
    fprintf('Esto se debe a que la alta frecuencia (w=4) requiere mayor resolución temporal.\n\n');
end

% Función auxiliar para crear gráficas comparativas del ejercicio 7
function crear_grafica_ejercicio7(t1, y1, G1, t2, y2, G2, p, w, N1, N2)
    % Crear figura con subplots side-by-side como en el PDF
    figure('Name', sprintf('Ejercicio 7: e^{-%.1ft}sin(%.0ft) - Comparación N=%d vs N=%d', p, w, N1, N2), ...
           'Position', [100, 100, 1400, 800]);

    % Subplot para N=50
    subplot(2,2,1);
    plot(t1, y1, 'b-', 'LineWidth', 1.5, 'DisplayName', sprintf('y(t) = e^{-%.1ft}sin(%.0ft)', p, w));
    title(sprintf('Función Original - N=%d', N1));
    xlabel('tiempo t');
    ylabel('y(t)');
    legend('Location', 'northeast');
    grid on;
    axis([0 8 -1 1]);

    subplot(2,2,3);
    plot(t1, y1, 'b-', 'LineWidth', 1, 'DisplayName', sprintf('y(t) = e^{-%.1ft}sin(%.0ft)', p, w));
    hold on;
    plot(t1, G1, 'r-', 'LineWidth', 2, 'DisplayName', sprintf('G(t) Numérica N=%d', N1));
    title(sprintf('Primitiva G(t) - N=%d', N1));
    xlabel('tiempo t');
    ylabel('Amplitud');
    legend('Location', 'northeast');
    grid on;
    axis([0 8 -1 1]);

    % Subplot para N=100
    subplot(2,2,2);
    plot(t2, y2, 'b-', 'LineWidth', 1.5, 'DisplayName', sprintf('y(t) = e^{-%.1ft}sin(%.0ft)', p, w));
    title(sprintf('Función Original - N=%d', N2));
    xlabel('tiempo t');
    ylabel('y(t)');
    legend('Location', 'northeast');
    grid on;
    axis([0 8 -1 1]);

    subplot(2,2,4);
    plot(t2, y2, 'b-', 'LineWidth', 1, 'DisplayName', sprintf('y(t) = e^{-%.1ft}sin(%.0ft)', p, w));
    hold on;
    plot(t2, G2, 'r-', 'LineWidth', 2, 'DisplayName', sprintf('G(t) Numérica N=%d', N2));
    title(sprintf('Primitiva G(t) - N=%d', N2));
    xlabel('tiempo t');
    ylabel('Amplitud');
    legend('Location', 'northeast');
    grid on;
    axis([0 8 -1 1]);

    fprintf('Gráfica generada mostrando comparación N=%d vs N=%d\n', N1, N2);

    % Crear figura adicional para mostrar diferencias cerca de t=0
    figure('Name', 'Ejercicio 7: Diferencias cerca de t=0', ...
           'Position', [200, 200, 1000, 600]);

    % Interpolar para comparar
    G1_interpolada = interp1(t1, G1, t2, 'linear');
    diferencias = abs(G2 - G1_interpolada);

    subplot(2,1,1);
    plot(t2, G1_interpolada, 'r--', 'LineWidth', 2, 'DisplayName', sprintf('G(t) N=%d (interpolada)', N1));
    hold on;
    plot(t2, G2, 'r-', 'LineWidth', 2, 'DisplayName', sprintf('G(t) N=%d', N2));
    title('Comparación de Primitivas');
    xlabel('tiempo t');
    ylabel('G(t)');
    legend('Location', 'northeast');
    grid on;
    xlim([0 2]);  % Foco en los primeros valores

    subplot(2,1,2);
    % Asegurar que todas las diferencias sean positivas para el plot logarítmico
    diferencias_positivas = max(diferencias, 1e-16);  % Valor mínimo para evitar problemas con log
    semilogy(t2, diferencias_positivas, 'k-', 'LineWidth', 2, 'DisplayName', '|G_{N=100} - G_{N=50}|');
    title('Diferencia Absoluta entre Aproximaciones (escala logarítmica)');
    xlabel('tiempo t');
    ylabel('Diferencia absoluta');
    legend('Location', 'northeast');
    grid on;
    xlim([0 2]);  % Foco en los primeros valores donde las diferencias son más notables

    fprintf('Gráfica adicional generada mostrando diferencias cerca de t=0\n');
end

